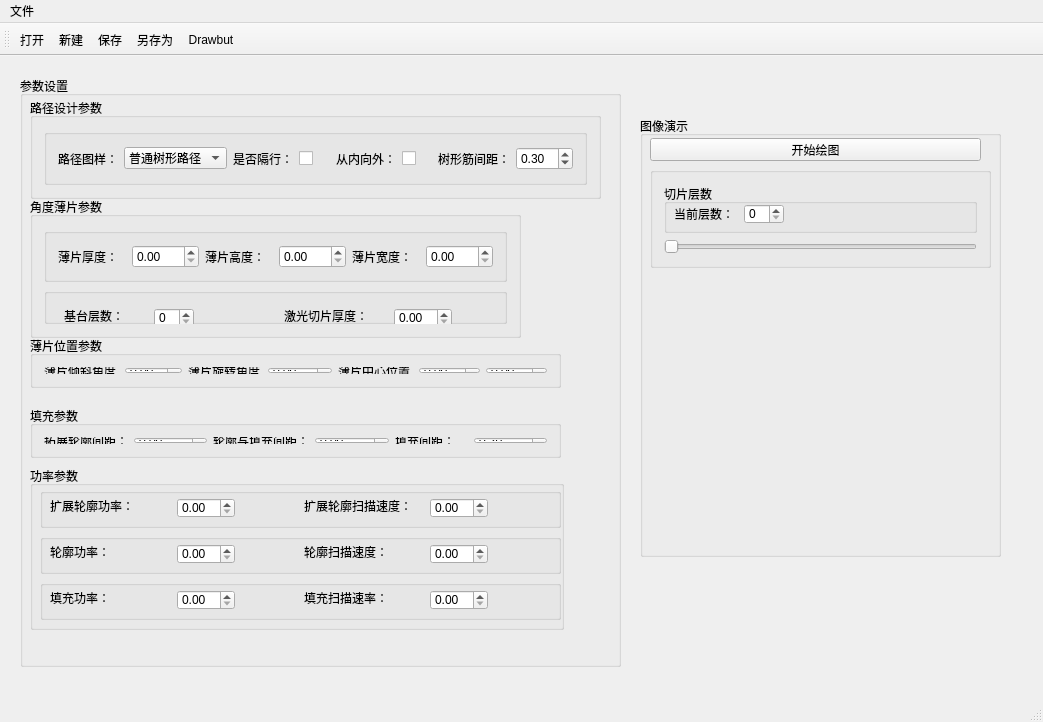
<?xml version="1.0" encoding="UTF-8"?>
<ui version="4.0">
 <class>MainWindow</class>
 <widget class="QMainWindow" name="MainWindow">
  <property name="geometry">
   <rect>
    <x>0</x>
    <y>0</y>
    <width>1043</width>
    <height>722</height>
   </rect>
  </property>
  <property name="windowTitle">
   <string>MainWindow</string>
  </property>
  <widget class="QWidget" name="centralWidget">
   <widget class="QGroupBox" name="groupBox">
    <property name="geometry">
     <rect>
      <x>20</x>
      <y>20</y>
      <width>601</width>
      <height>591</height>
     </rect>
    </property>
    <property name="title">
     <string>参数设置</string>
    </property>
    <widget class="QGroupBox" name="groupBox_2">
     <property name="geometry">
      <rect>
       <x>10</x>
       <y>22</y>
       <width>571</width>
       <height>101</height>
      </rect>
     </property>
     <property name="title">
      <string>路径设计参数</string>
     </property>
     <layout class="QHBoxLayout" name="horizontalLayout_2">
      <item>
       <widget class="QGroupBox" name="groupBox_3">
        <property name="title">
         <string/>
        </property>
        <layout class="QHBoxLayout" name="horizontalLayout_5">
         <item>
          <widget class="QLabel" name="label">
           <property name="text">
            <string>路径图样：</string>
           </property>
          </widget>
         </item>
         <item>
          <widget class="QComboBox" name="RouteType">
           <item>
            <property name="text">
             <string>普通树形路径</string>
            </property>
           </item>
           <item>
            <property name="text">
             <string>XY正交树形</string>
            </property>
           </item>
           <item>
            <property name="text">
             <string>环形路径</string>
            </property>
           </item>
           <item>
            <property name="text">
             <string>S型路径</string>
            </property>
           </item>
          </widget>
         </item>
         <item>
          <widget class="QLabel" name="label_2">
           <property name="text">
            <string>是否隔行：</string>
           </property>
          </widget>
         </item>
         <item>
          <widget class="QCheckBox" name="IF_Interlaced">
           <property name="text">
            <string/>
           </property>
          </widget>
         </item>
         <item>
          <widget class="QLabel" name="label_21">
           <property name="text">
            <string>从内向外：</string>
           </property>
          </widget>
         </item>
         <item>
          <widget class="QCheckBox" name="IF_I2O">
           <property name="text">
            <string/>
           </property>
          </widget>
         </item>
         <item>
          <widget class="QLabel" name="label_4">
           <property name="text">
            <string>树形筋间距：</string>
           </property>
          </widget>
         </item>
         <item>
          <widget class="QDoubleSpinBox" name="TreeVeinDif">
           <property name="value">
            <double>0.300000000000000</double>
           </property>
          </widget>
         </item>
        </layout>
       </widget>
      </item>
     </layout>
    </widget>
    <widget class="QGroupBox" name="groupBox_5">
     <property name="geometry">
      <rect>
       <x>10</x>
       <y>121</y>
       <width>491</width>
       <height>141</height>
      </rect>
     </property>
     <property name="title">
      <string>角度薄片参数</string>
     </property>
     <layout class="QVBoxLayout" name="verticalLayout_2">
      <item>
       <widget class="QGroupBox" name="groupBox_14">
        <property name="title">
         <string/>
        </property>
        <layout class="QHBoxLayout" name="horizontalLayout_6">
         <item>
          <widget class="QLabel" name="label_3">
           <property name="text">
            <string>薄片厚度：</string>
           </property>
          </widget>
         </item>
         <item>
          <widget class="QDoubleSpinBox" name="sheetThickness">
           <property name="singleStep">
            <double>0.100000000000000</double>
           </property>
          </widget>
         </item>
         <item>
          <widget class="QLabel" name="label_6">
           <property name="text">
            <string>薄片高度：</string>
           </property>
          </widget>
         </item>
         <item>
          <widget class="QDoubleSpinBox" name="sheetHeight">
           <property name="singleStep">
            <double>0.100000000000000</double>
           </property>
          </widget>
         </item>
         <item>
          <widget class="QLabel" name="label_5">
           <property name="text">
            <string>薄片宽度：</string>
           </property>
          </widget>
         </item>
         <item>
          <widget class="QDoubleSpinBox" name="sheetWidth">
           <property name="singleStep">
            <double>0.100000000000000</double>
           </property>
          </widget>
         </item>
        </layout>
       </widget>
      </item>
      <item>
       <widget class="QGroupBox" name="groupBox_15">
        <property name="title">
         <string/>
        </property>
        <widget class="QLabel" name="label_7">
         <property name="geometry">
          <rect>
           <x>20</x>
           <y>20</y>
           <width>60</width>
           <height>16</height>
          </rect>
         </property>
         <property name="text">
          <string>基台层数：</string>
         </property>
        </widget>
        <widget class="QDoubleSpinBox" name="LayerSliceThickness">
         <property name="geometry">
          <rect>
           <x>350</x>
           <y>20</y>
           <width>58</width>
           <height>20</height>
          </rect>
         </property>
         <property name="singleStep">
          <double>0.100000000000000</double>
         </property>
        </widget>
        <widget class="QLabel" name="label_22">
         <property name="geometry">
          <rect>
           <x>240</x>
           <y>20</y>
           <width>84</width>
           <height>16</height>
          </rect>
         </property>
         <property name="text">
          <string>激光切片厚度：</string>
         </property>
        </widget>
        <widget class="QSpinBox" name="BaseLayerNum">
         <property name="geometry">
          <rect>
           <x>110</x>
           <y>20</y>
           <width>40</width>
           <height>20</height>
          </rect>
         </property>
        </widget>
       </widget>
      </item>
     </layout>
    </widget>
    <widget class="QGroupBox" name="groupBox_6">
     <property name="geometry">
      <rect>
       <x>10</x>
       <y>330</y>
       <width>531</width>
       <height>52</height>
      </rect>
     </property>
     <property name="title">
      <string>填充参数</string>
     </property>
     <layout class="QHBoxLayout" name="horizontalLayout_4">
      <item>
       <widget class="QLabel" name="label_8">
        <property name="text">
         <string>拓展轮廓间距：</string>
        </property>
       </widget>
      </item>
      <item>
       <widget class="QDoubleSpinBox" name="ExtendedContourFillSpace">
        <property name="singleStep">
         <double>0.100000000000000</double>
        </property>
       </widget>
      </item>
      <item>
       <widget class="QLabel" name="label_9">
        <property name="text">
         <string>轮廓与填充间距：</string>
        </property>
       </widget>
      </item>
      <item>
       <widget class="QDoubleSpinBox" name="ContourFillSpace">
        <property name="singleStep">
         <double>0.100000000000000</double>
        </property>
       </widget>
      </item>
      <item>
       <widget class="QLabel" name="label_10">
        <property name="text">
         <string>填充间距：</string>
        </property>
       </widget>
      </item>
      <item>
       <widget class="QDoubleSpinBox" name="FillSpace">
        <property name="singleStep">
         <double>0.100000000000000</double>
        </property>
        <property name="value">
         <double>0.200000000000000</double>
        </property>
       </widget>
      </item>
     </layout>
    </widget>
    <widget class="QGroupBox" name="groupBox_7">
     <property name="geometry">
      <rect>
       <x>10</x>
       <y>390</y>
       <width>534</width>
       <height>164</height>
      </rect>
     </property>
     <property name="title">
      <string>功率参数</string>
     </property>
     <widget class="QGroupBox" name="groupBox_8">
      <property name="geometry">
       <rect>
        <x>10</x>
        <y>22</y>
        <width>521</width>
        <height>40</height>
       </rect>
      </property>
      <property name="title">
       <string/>
      </property>
      <widget class="QLabel" name="label_11">
       <property name="geometry">
        <rect>
         <x>10</x>
         <y>10</y>
         <width>84</width>
         <height>16</height>
        </rect>
       </property>
       <property name="text">
        <string>扩展轮廓功率：</string>
       </property>
      </widget>
      <widget class="QLabel" name="label_12">
       <property name="geometry">
        <rect>
         <x>264</x>
         <y>10</y>
         <width>108</width>
         <height>16</height>
        </rect>
       </property>
       <property name="text">
        <string>扩展轮廓扫描速度：</string>
       </property>
      </widget>
      <widget class="QDoubleSpinBox" name="ExtendedContourSpeed">
       <property name="geometry">
        <rect>
         <x>390</x>
         <y>10</y>
         <width>58</width>
         <height>20</height>
        </rect>
       </property>
       <property name="singleStep">
        <double>0.100000000000000</double>
       </property>
      </widget>
      <widget class="QDoubleSpinBox" name="ExtendedContourPower">
       <property name="geometry">
        <rect>
         <x>137</x>
         <y>10</y>
         <width>58</width>
         <height>20</height>
        </rect>
       </property>
       <property name="singleStep">
        <double>0.100000000000000</double>
       </property>
      </widget>
     </widget>
     <widget class="QGroupBox" name="groupBox_9">
      <property name="geometry">
       <rect>
        <x>10</x>
        <y>68</y>
        <width>521</width>
        <height>40</height>
       </rect>
      </property>
      <property name="title">
       <string/>
      </property>
      <widget class="QLabel" name="label_13">
       <property name="geometry">
        <rect>
         <x>10</x>
         <y>10</y>
         <width>60</width>
         <height>16</height>
        </rect>
       </property>
       <property name="text">
        <string>轮廓功率：</string>
       </property>
      </widget>
      <widget class="QDoubleSpinBox" name="ContourPower">
       <property name="geometry">
        <rect>
         <x>137</x>
         <y>10</y>
         <width>58</width>
         <height>20</height>
        </rect>
       </property>
       <property name="singleStep">
        <double>0.100000000000000</double>
       </property>
      </widget>
      <widget class="QLabel" name="label_14">
       <property name="geometry">
        <rect>
         <x>264</x>
         <y>10</y>
         <width>84</width>
         <height>16</height>
        </rect>
       </property>
       <property name="text">
        <string>轮廓扫描速度：</string>
       </property>
      </widget>
      <widget class="QDoubleSpinBox" name="ContourSpeed">
       <property name="geometry">
        <rect>
         <x>390</x>
         <y>10</y>
         <width>58</width>
         <height>20</height>
        </rect>
       </property>
       <property name="singleStep">
        <double>0.100000000000000</double>
       </property>
      </widget>
     </widget>
     <widget class="QGroupBox" name="groupBox_10">
      <property name="geometry">
       <rect>
        <x>10</x>
        <y>114</y>
        <width>521</width>
        <height>40</height>
       </rect>
      </property>
      <property name="title">
       <string/>
      </property>
      <widget class="QLabel" name="label_15">
       <property name="geometry">
        <rect>
         <x>10</x>
         <y>10</y>
         <width>60</width>
         <height>16</height>
        </rect>
       </property>
       <property name="text">
        <string>填充功率：</string>
       </property>
      </widget>
      <widget class="QDoubleSpinBox" name="FillPower">
       <property name="geometry">
        <rect>
         <x>137</x>
         <y>10</y>
         <width>58</width>
         <height>20</height>
        </rect>
       </property>
       <property name="singleStep">
        <double>0.100000000000000</double>
       </property>
      </widget>
      <widget class="QLabel" name="label_16">
       <property name="geometry">
        <rect>
         <x>264</x>
         <y>10</y>
         <width>84</width>
         <height>16</height>
        </rect>
       </property>
       <property name="text">
        <string>填充扫描速率：</string>
       </property>
      </widget>
      <widget class="QDoubleSpinBox" name="FillSpeed">
       <property name="geometry">
        <rect>
         <x>390</x>
         <y>10</y>
         <width>58</width>
         <height>20</height>
        </rect>
       </property>
       <property name="singleStep">
        <double>0.100000000000000</double>
       </property>
      </widget>
     </widget>
    </widget>
    <widget class="QGroupBox" name="groupBox_4">
     <property name="geometry">
      <rect>
       <x>10</x>
       <y>260</y>
       <width>531</width>
       <height>52</height>
      </rect>
     </property>
     <property name="title">
      <string>薄片位置参数</string>
     </property>
     <layout class="QHBoxLayout" name="horizontalLayout">
      <item>
       <widget class="QLabel" name="label_18">
        <property name="text">
         <string>薄片倾斜角度：</string>
        </property>
       </widget>
      </item>
      <item>
       <widget class="QDoubleSpinBox" name="TiltAngle">
        <property name="maximum">
         <double>90.000000000000000</double>
        </property>
       </widget>
      </item>
      <item>
       <widget class="QLabel" name="label_19">
        <property name="text">
         <string>薄片旋转角度：</string>
        </property>
       </widget>
      </item>
      <item>
       <widget class="QDoubleSpinBox" name="RotateAngle">
        <property name="maximum">
         <double>360.000000000000000</double>
        </property>
        <property name="singleStep">
         <double>1.000000000000000</double>
        </property>
       </widget>
      </item>
      <item>
       <widget class="QLabel" name="label_20">
        <property name="text">
         <string>薄片中心位置：</string>
        </property>
       </widget>
      </item>
      <item>
       <widget class="QDoubleSpinBox" name="BaseMidPointX">
        <property name="minimum">
         <double>-99.000000000000000</double>
        </property>
        <property name="singleStep">
         <double>0.100000000000000</double>
        </property>
       </widget>
      </item>
      <item>
       <widget class="QDoubleSpinBox" name="BaseMidPointY">
        <property name="minimum">
         <double>-99.000000000000000</double>
        </property>
        <property name="singleStep">
         <double>0.100000000000000</double>
        </property>
       </widget>
      </item>
     </layout>
    </widget>
   </widget>
   <widget class="QGroupBox" name="groupBox_11">
    <property name="geometry">
     <rect>
      <x>640</x>
      <y>60</y>
      <width>361</width>
      <height>441</height>
     </rect>
    </property>
    <property name="title">
     <string>图像演示</string>
    </property>
    <widget class="QPushButton" name="DrawButton">
     <property name="geometry">
      <rect>
       <x>10</x>
       <y>22</y>
       <width>331</width>
       <height>23</height>
      </rect>
     </property>
     <property name="text">
      <string>开始绘图</string>
     </property>
    </widget>
    <widget class="QGroupBox" name="groupBox_12">
     <property name="geometry">
      <rect>
       <x>10</x>
       <y>51</y>
       <width>341</width>
       <height>101</height>
      </rect>
     </property>
     <property name="title">
      <string/>
     </property>
     <layout class="QVBoxLayout" name="verticalLayout">
      <item>
       <widget class="QGroupBox" name="groupBox_13">
        <property name="title">
         <string>切片层数</string>
        </property>
        <widget class="QLabel" name="label_17">
         <property name="geometry">
          <rect>
           <x>10</x>
           <y>22</y>
           <width>60</width>
           <height>16</height>
          </rect>
         </property>
         <property name="text">
          <string>当前层数：</string>
         </property>
        </widget>
        <widget class="QSpinBox" name="spinBox">
         <property name="geometry">
          <rect>
           <x>80</x>
           <y>20</y>
           <width>40</width>
           <height>20</height>
          </rect>
         </property>
        </widget>
       </widget>
      </item>
      <item>
       <widget class="QSlider" name="horizontalSlider">
        <property name="orientation">
         <enum>Qt::Horizontal</enum>
        </property>
       </widget>
      </item>
     </layout>
    </widget>
    <widget class="QWidget" name="widget" native="true">
     <property name="geometry">
      <rect>
       <x>10</x>
       <y>170</y>
       <width>331</width>
       <height>241</height>
      </rect>
     </property>
    </widget>
   </widget>
  </widget>
  <widget class="QMenuBar" name="menuBar">
   <property name="geometry">
    <rect>
     <x>0</x>
     <y>0</y>
     <width>1043</width>
     <height>23</height>
    </rect>
   </property>
   <widget class="QMenu" name="menu">
    <property name="title">
     <string>文件</string>
    </property>
    <addaction name="actOpen"/>
    <addaction name="actNew"/>
    <addaction name="actSave"/>
    <addaction name="actSaveOtherPlace"/>
   </widget>
   <addaction name="menu"/>
  </widget>
  <widget class="QToolBar" name="mainToolBar">
   <property name="toolButtonStyle">
    <enum>Qt::ToolButtonTextUnderIcon</enum>
   </property>
   <attribute name="toolBarArea">
    <enum>TopToolBarArea</enum>
   </attribute>
   <attribute name="toolBarBreak">
    <bool>false</bool>
   </attribute>
   <addaction name="actOpen"/>
   <addaction name="actNew"/>
   <addaction name="actSave"/>
   <addaction name="actSaveOtherPlace"/>
   <addaction name="actionDrawbut"/>
  </widget>
  <widget class="QStatusBar" name="statusBar"/>
  <action name="actNew">
   <property name="checkable">
    <bool>false</bool>
   </property>
   <property name="icon">
    <iconset resource="imgs.qrc">
     <normaloff>:/images/new2.bmp</normaloff>:/images/new2.bmp</iconset>
   </property>
   <property name="text">
    <string>新建</string>
   </property>
   <property name="toolTip">
    <string>新建文件</string>
   </property>
   <property name="visible">
    <bool>true</bool>
   </property>
  </action>
  <action name="actOpen">
   <property name="icon">
    <iconset resource="imgs.qrc">
     <normaloff>:/images/open3.bmp</normaloff>:/images/open3.bmp</iconset>
   </property>
   <property name="text">
    <string>打开</string>
   </property>
   <property name="toolTip">
    <string>打开配置文件</string>
   </property>
  </action>
  <action name="actSaveOtherPlace">
   <property name="icon">
    <iconset resource="imgs.qrc">
     <normaloff>:/images/120.bmp</normaloff>:/images/120.bmp</iconset>
   </property>
   <property name="text">
    <string>另存为</string>
   </property>
   <property name="toolTip">
    <string>另存为</string>
   </property>
  </action>
  <action name="actSave">
   <property name="icon">
    <iconset resource="imgs.qrc">
     <normaloff>:/images/104.bmp</normaloff>:/images/104.bmp</iconset>
   </property>
   <property name="text">
    <string>保存</string>
   </property>
   <property name="toolTip">
    <string>保存</string>
   </property>
  </action>
  <action name="actionDrawbut">
   <property name="icon">
    <iconset resource="imgs.qrc">
     <normaloff>:/images/20.ico</normaloff>:/images/20.ico</iconset>
   </property>
   <property name="text">
    <string>Drawbut</string>
   </property>
  </action>
 </widget>
 <layoutdefault spacing="6" margin="11"/>
 <resources>
  <include location="imgs.qrc"/>
 </resources>
 <connections/>
</ui>
